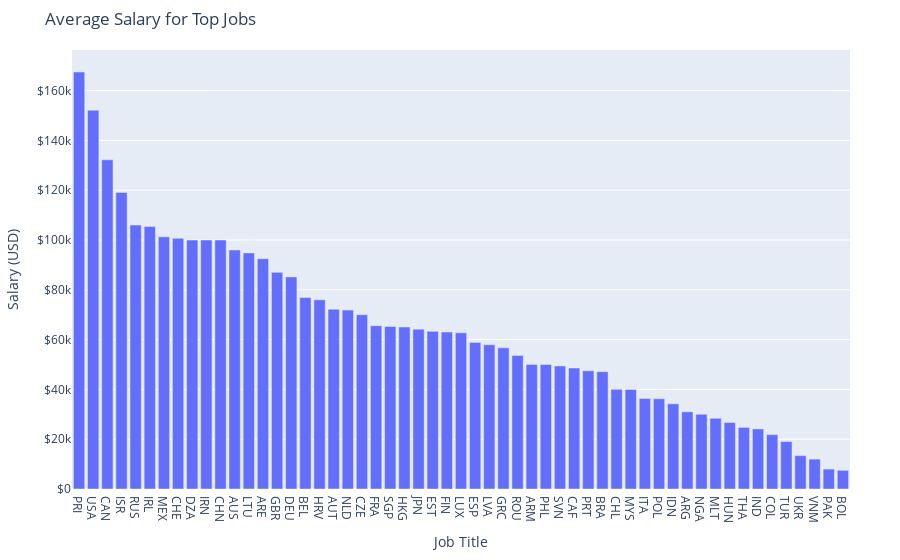

This figure's notebook cell:
### Code cell
filtered = top_jobs_df.groupby(['company_location'])['salary_in_usd'].mean().reset_index()
filtered = filtered.sort_values(by='salary_in_usd', ascending=False)
fig = go.Figure(data=(go.Bar(
    x=filtered['company_location'],
    y=filtered['salary_in_usd'],
)))

fig.update_layout(
    title='Average Salary for Top Jobs',
    xaxis_title='Job Title',
    yaxis_title='Salary (USD)',
    yaxis=dict(title='Salary (USD)', tickprefix='$'),
    margin=dict(l=50, r=50, t=50, b=50)
)
fig.show()

### Figure 1 — Plotly figure (JSON) as saved in the notebook; plotly's stock layout.template omitted (floating-point values rounded to 4 significant figures)
{"data": [{"type": "bar", "x": ["PRI", "USA", "CAN", "ISR", "RUS", "IRL", "MEX", "CHE", "DZA", "IRN", "CHN", "AUS", "LTU", "ARE", "GBR", "DEU", "BEL", "HRV", "AUT", "NLD", "CZE", "FRA", "SGP", "HKG", "JPN", "EST", "FIN", "LUX", "ESP", "LVA", "GRC", "ROU", "ARM", "PHL", "SVN", "CAF", "PRT", "BRA", "CHL", "MYS", "ITA", "POL", "IDN", "ARG", "NGA", "MLT", "HUN", "THA", "IND", "COL", "TUR", "UKR", "VNM", "PAK", "BOL"], "y": [167500, 152100.0, 132200.0, 119059, 106000, 105400.0, 101279, 100682, 100000, 100000, 100000, 96010.0, 94812, 92500, 87010.0, 85190.0, 76860.0, 75970.0, 72210.0, 71870.0, 69999, 65590.0, 65257, 65062, 64191, 63312, 63040, 62726, 58890.0, 57950.0, 56700.0, 53654, 50000, 50000, 49410.0, 48609, 47470.0, 47140.0, 40038, 40000, 36370.0, 36230.0, 34208, 31000, 30000, 28369, 26710.0, 24740, 24130.0, 21844, 19058, 13400, 12000, 8000, 7500]}], "layout": {"margin": {"b": 50, "l": 50, "r": 50, "t": 50}, "title": {"text": "Average Salary for Top Jobs"}, "xaxis": {"title": {"text": "Job Title"}}, "yaxis": {"tickprefix": "$", "title": {"text": "Salary (USD)"}}}}
